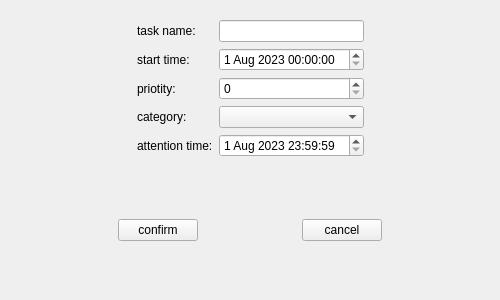
<?xml version="1.0" encoding="UTF-8"?>
<ui version="4.0">
 <class>addtask_widget</class>
 <widget class="QWidget" name="addtask_widget">
  <property name="geometry">
   <rect>
    <x>0</x>
    <y>0</y>
    <width>500</width>
    <height>300</height>
   </rect>
  </property>
  <property name="windowTitle">
   <string>add task</string>
  </property>
  <property name="windowIcon">
   <iconset resource="res.qrc">
    <normaloff>:/new/image/clock.jpg</normaloff>:/new/image/clock.jpg</iconset>
  </property>
  <layout class="QVBoxLayout" name="verticalLayout_3">
   <item>
    <widget class="QWidget" name="widget_3" native="true">
     <layout class="QGridLayout" name="gridLayout">
      <item row="0" column="1">
       <widget class="QLabel" name="label">
        <property name="text">
         <string>task name:</string>
        </property>
       </widget>
      </item>
      <item row="0" column="2">
       <widget class="QLineEdit" name="lineEdit_taskname"/>
      </item>
      <item row="1" column="0">
       <spacer name="horizontalSpacer_4">
        <property name="orientation">
         <enum>Qt::Horizontal</enum>
        </property>
        <property name="sizeHint" stdset="0">
         <size>
          <width>40</width>
          <height>20</height>
         </size>
        </property>
       </spacer>
      </item>
      <item row="1" column="1">
       <widget class="QLabel" name="label_2">
        <property name="text">
         <string>start time:</string>
        </property>
       </widget>
      </item>
      <item row="1" column="2">
       <widget class="QDateTimeEdit" name="dateTimeEdit_start_time">
        <property name="date">
         <date>
          <year>2023</year>
          <month>8</month>
          <day>1</day>
         </date>
        </property>
       </widget>
      </item>
      <item row="1" column="3">
       <spacer name="horizontalSpacer_5">
        <property name="orientation">
         <enum>Qt::Horizontal</enum>
        </property>
        <property name="sizeHint" stdset="0">
         <size>
          <width>40</width>
          <height>20</height>
         </size>
        </property>
       </spacer>
      </item>
      <item row="2" column="1">
       <widget class="QLabel" name="label_3">
        <property name="text">
         <string>priotity:</string>
        </property>
       </widget>
      </item>
      <item row="2" column="2">
       <widget class="QSpinBox" name="spinBox_priority">
        <property name="maximum">
         <number>5</number>
        </property>
       </widget>
      </item>
      <item row="3" column="1">
       <widget class="QLabel" name="label_4">
        <property name="text">
         <string>category:</string>
        </property>
       </widget>
      </item>
      <item row="3" column="2">
       <widget class="QComboBox" name="comboBox_category"/>
      </item>
      <item row="4" column="1">
       <widget class="QLabel" name="label_5">
        <property name="text">
         <string>attention time:</string>
        </property>
       </widget>
      </item>
      <item row="4" column="2">
       <widget class="QDateTimeEdit" name="dateTimeEdit_attention_time">
        <property name="dateTime">
         <datetime>
          <hour>23</hour>
          <minute>59</minute>
          <second>59</second>
          <year>2023</year>
          <month>8</month>
          <day>1</day>
         </datetime>
        </property>
       </widget>
      </item>
     </layout>
    </widget>
   </item>
   <item>
    <widget class="QWidget" name="widget_4" native="true">
     <layout class="QHBoxLayout" name="horizontalLayout_2">
      <item>
       <spacer name="horizontalSpacer">
        <property name="orientation">
         <enum>Qt::Horizontal</enum>
        </property>
        <property name="sizeHint" stdset="0">
         <size>
          <width>40</width>
          <height>20</height>
         </size>
        </property>
       </spacer>
      </item>
      <item>
       <widget class="QPushButton" name="btn_confirm">
        <property name="text">
         <string>confirm</string>
        </property>
       </widget>
      </item>
      <item>
       <spacer name="horizontalSpacer_2">
        <property name="orientation">
         <enum>Qt::Horizontal</enum>
        </property>
        <property name="sizeHint" stdset="0">
         <size>
          <width>40</width>
          <height>20</height>
         </size>
        </property>
       </spacer>
      </item>
      <item>
       <widget class="QPushButton" name="btn_cancel">
        <property name="text">
         <string>cancel</string>
        </property>
       </widget>
      </item>
      <item>
       <spacer name="horizontalSpacer_3">
        <property name="orientation">
         <enum>Qt::Horizontal</enum>
        </property>
        <property name="sizeHint" stdset="0">
         <size>
          <width>40</width>
          <height>20</height>
         </size>
        </property>
       </spacer>
      </item>
     </layout>
    </widget>
   </item>
  </layout>
 </widget>
 <resources>
  <include location="res.qrc"/>
 </resources>
 <connections/>
</ui>
